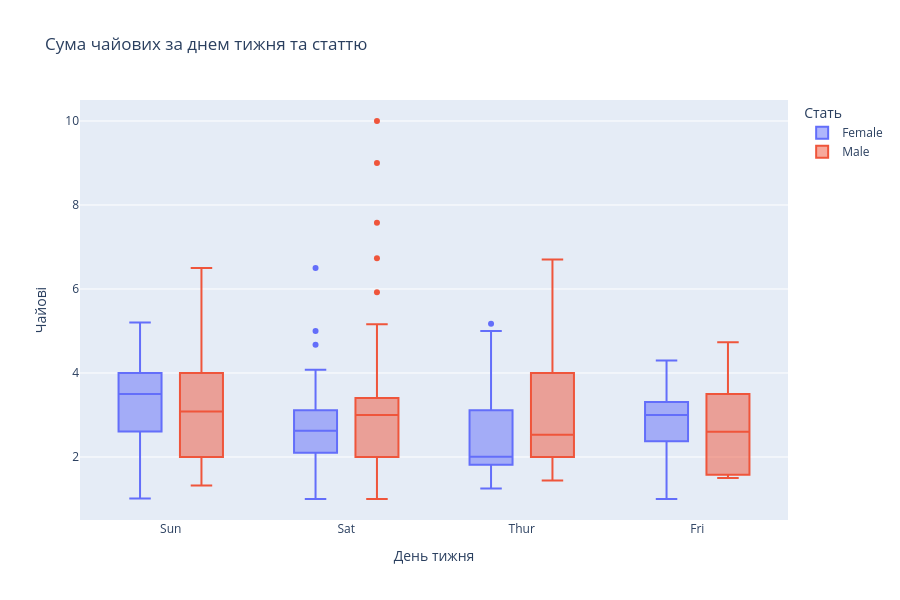

Notebook code for this chart:
### Markdown cell above
---

**6. Інтерактивний box plot: чайові за днями та статтю**

Створіть інтерактивний box plot для чайових за днями тижня з розбивкою за кольором по статі.

### Code cell
fig = px.box(df, x='day', y='tip', color='sex', width=900, height=600,
             title='Сума чайових за днем тижня та статтю',
             labels={'day': 'День тижня', 'sex': 'Стать', 'tip': 'Чайові'})
fig.show()

### Figure 1 — Plotly figure (JSON) as saved in the notebook; plotly's stock layout.template omitted (floating-point values rounded to 4 significant figures; data arrays with more than 128 entries replaced by an {"elided": "..."} marker saying what was removed)
{"data": [{"alignmentgroup": "True", "hovertemplate": "Стать=Female<br>День тижня=%{x}<br>Чайові=%{y}<extra></extra>", "legendgroup": "Female", "marker": {"color": "#636efa"}, "name": "Female", "notched": false, "offsetgroup": "Female", "orientation": "v", "showlegend": true, "type": "box", "x": ["Sun", "Sun", "Sun", "Sun", "Sun", "Sun", "Sat", "Sat", "Sat", "Sat", "Sat", "Sat", "Sun", "Sun", "Sat", "Sat", "Sat", "Sat", "Sat", "Sat", "Sat", "Thur", "Thur", "Fri", "Fri", "Fri", "Fri", "Fri", "Sat", "Sat", "Sat", "Sat", "Sat", "Sun", "Sun", "Thur", "Thur", "Thur", "Thur", "Thur", "Thur", "Thur", "Thur", "Thur", "Thur", "Thur", "Thur", "Thur", "Thur", "Thur", "Thur", "Thur", "Thur", "Thur", "Thur", "Thur", "Thur", "Sun", "Sun", "Sun", "Sun", "Sun", "Sat", "Sat", "Sun", "Sun", "Sun", "Thur", "Thur", "Thur", "Thur", "Thur", "Thur", "Thur", "Sat", "Sat", "Sat", "Sat", "Sat", "Fri", "Fri", "Fri", "Fri", "Sat", "Sat", "Sat", "Thur"], "x0": " ", "xaxis": "x", "y": [1.01, 3.61, 5.0, 3.02, 1.67, 3.5, 2.75, 2.23, 3.0, 3.0, 2.45, 3.07, 2.6, 5.2, 1.5, 2.47, 1.0, 3.0, 3.14, 5.0, 2.2, 1.83, 5.17, 1.0, 4.3, 3.25, 2.5, 3.0, 2.5, 3.48, 4.08, 4.0, 1.0, 4.0, 3.5, 1.5, 1.8, 2.92, 1.68, 2.52, 4.2, 2.0, 2.0, 2.83, 1.5, 2.0, 3.25, 1.25, 2.0, 2.0, 2.75, 3.5, 5.0, 2.3, 1.5, 1.36, 1.63, 5.14, 3.75, 2.61, 2.0, 3.0, 1.61, 2.0, 4.0, 3.5, 3.5, 4.19, 5.0, 2.0, 2.01, 2.0, 2.5, 3.23, 2.23, 2.5, 6.5, 1.1, 3.09, 3.48, 3.0, 2.5, 2.0, 2.88, 4.67, 2.0, 3.0], "y0": " ", "yaxis": "y"}, {"alignmentgroup": "True", "hovertemplate": "Стать=Male<br>День тижня=%{x}<br>Чайові=%{y}<extra></extra>", "legendgroup": "Male", "marker": {"color": "#EF553B"}, "name": "Male", "notched": false, "offsetgroup": "Male", "orientation": "v", "showlegend": true, "type": "box", "x": {"elided": "157 str values"}, "x0": " ", "xaxis": "x", "y": {"elided": "157 float values"}, "y0": " ", "yaxis": "y"}], "layout": {"boxmode": "group", "height": 600, "legend": {"title": {"text": "Стать"}, "tracegroupgap": 0}, "title": {"text": "Сума чайових за днем тижня та статтю"}, "width": 900, "xaxis": {"anchor": "y", "domain": [0, 1], "title": {"text": "День тижня"}}, "yaxis": {"anchor": "x", "domain": [0, 1], "title": {"text": "Чайові"}}}}
